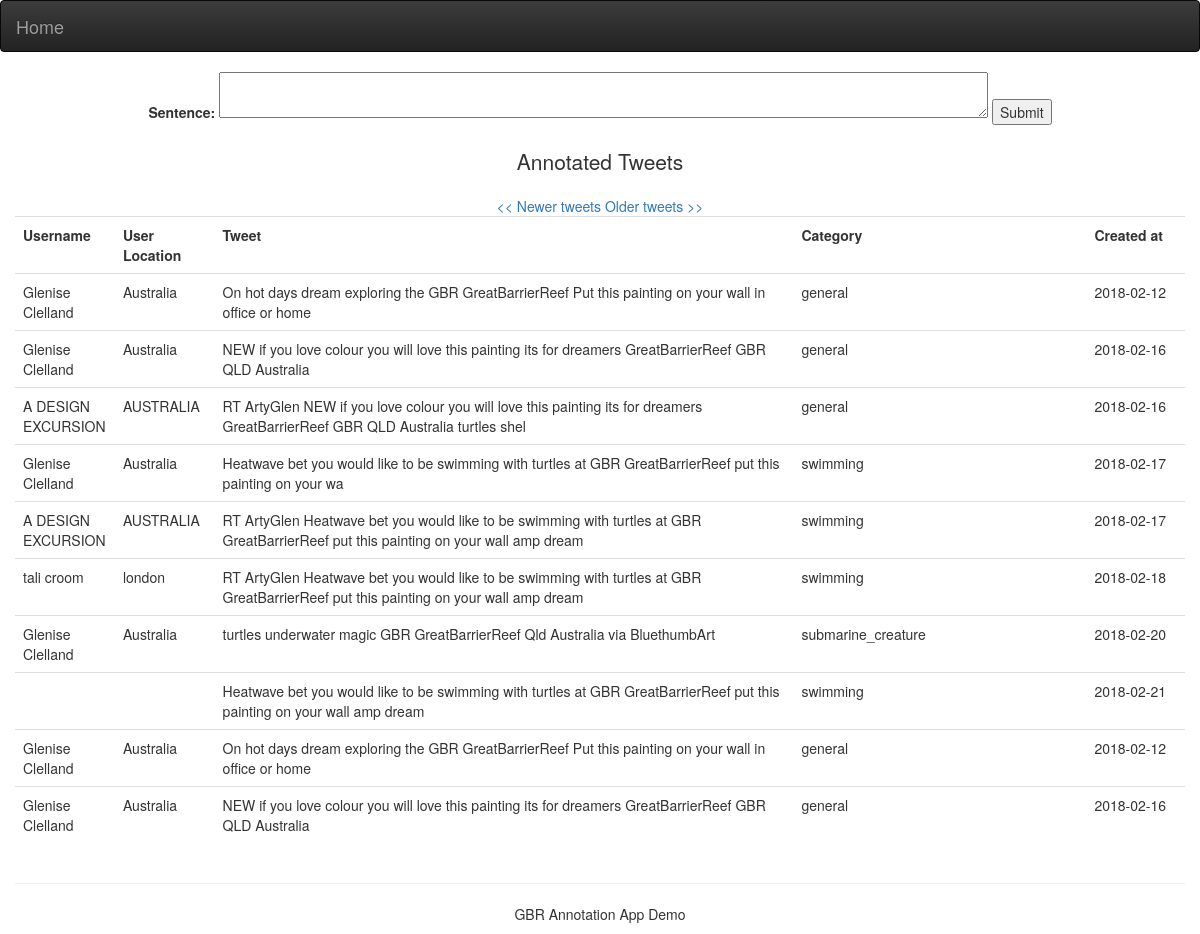
/2, run on the app's committed database.
### models.py (models this page shows)
class Tweet(db.Model):
    __tablename__ = "tweets"
    id = db.Column('id', db.Integer, primary_key=True)
    id_str = db.Column('id_str',db.Unicode)
    user_id = db.Column('user_id', db.Integer, db.ForeignKey('users.id'))
    text = db.Column('text', db.Unicode)
    created_at = db.Column('created_at', db.Date, default=datetime.utcnow)
    verified = db.Column('verified', db.Boolean, default=False)
    category = db.Column('category',db.Unicode)
    users = db.relationship('User', foreign_keys=user_id, backref="tweets")

class User(db.Model):
    __tablename__ = "users"
    id = db.Column('id', db.Integer, primary_key=True)
    name = db.Column('name', db.Unicode)
    screen_name = db.Column('screen_name',db.Unicode)
    created_at = db.Column('created_at',db.Date,default=datetime.utcnow)
    location = db.Column('location',db.Unicode)

### annotation.py (the view)
@app.route('/', methods=['GET', 'POST'])
@app.route('/<int:page>', methods=['GET', 'POST'])
def list_all(page=1):
    form = manual_test()
    tweets = Tweet.query.order_by(Tweet.id.desc()).paginate(page, config.TWEETS_PER_PAGE, error_out=False)
    return render_template(
        'list.html',
        categories=Category.query.all(),
        tweets=tweets,
        form=form
    )

### annotation.py
class ReusableForm(Form):
    sentence = TextAreaField('Sentence:', validators=[validators.required()])

### annotation.py (called while the page is built, shortened)
def manual_test():
    form = ReusableForm(request.form)
    print(form.errors)
    return form

### templates/list.html (shortened to what this page needs)
{% extends 'layout.html' %}
{% from 'macros.html' import icon %}
{% block content %}
    <div class="container" align="center">
        <form class="manual" action="" method="post">
            <div class="input text">
                {{ form.sentence.label }} {{ form.sentence(row='30',cols='100') }}
            </div>
            <div class="input submit">
                <input type="submit" value="Submit"/>
            </div>
        </form>
    </div>
    <div class="row" align="center">
        <div class="col-md-9" id="mytable">
            <h3 class="lead">Annotated Tweets</h3>
            <table id="tweet-table" class="table">
                <tr>
                    <th>Username</th>
                    <th>User Location</th>
                    <th>Tweet</th>
                    <th>Category</th>
                    <th>Created at</th>
                </tr>
                {%- for tweet in tweets.items %}
                    <tr>
                        <td width="100px">{{ tweet.users.name }}</td>
                        <td width="100px">{{ tweet.users.location }}</td>
                        <td width="600px">{{ tweet.text }}</td>
                        <td width="300px">{{ tweet.category }}</td>
                        <td width="100px">{{ tweet.created_at }}</td>
                    </tr>
                {%- endfor %}
                {% if tweets.has_prev %}
                    <a href="{{ url_for('list_all',page=tweets.prev_num) }}">&lt;&lt; Newer tweets </a>
                {% else %}
                    &lt;&lt; Newer tweets
                {% endif %}
                {% if tweets.has_next %}
                    <a href="{{ url_for('list_all',page=tweets.next_num) }}"> Older tweets &gt;&gt;</a>
                {% else %}
                    Older tweets &gt;&gt;
                {% endif %}
            </table>
        </div>
    </div>
{% endblock %}

### templates/layout.html (style rules this page uses)
#mytable { width: 100%; }
div.container { width: 100%; vertical-align: middle; }
form { display: inline-block; }
.input { display: inline; }

### data on the page
Tweet: users.name "Glenise Clelland", users.location "Australia", text "On hot days dream exploring the GBR GreatBarrierReef Put this painting on your wall in office or home", category "general", created_at "2018-02-12"
Tweet: users.name "Glenise Clelland", users.location "Australia", text "NEW if you love colour you will love this painting its for dreamers GreatBarrierReef GBR QLD Australia", category "general", created_at "2018-02-16"
Tweet: users.name "A DESIGN EXCURSION", users.location "AUSTRALIA", text "RT ArtyGlen NEW if you love colour you will love this painting its for dreamers GreatBarrierReef GBR QLD Australia turtles shel", category "general", created_at "2018-02-16"
Tweet: users.name "Glenise Clelland", users.location "Australia", text "Heatwave bet you would like to be swimming with turtles at GBR GreatBarrierReef put this painting on your wa", category "swimming", created_at "2018-02-17"
Tweet: users.name "A DESIGN EXCURSION", users.location "AUSTRALIA", text "RT ArtyGlen Heatwave bet you would like to be swimming with turtles at GBR GreatBarrierReef put this painting on your wall amp dream", category "swimming", created_at "2018-02-17"
Tweet: users.name "tali croom", users.location "london", text "RT ArtyGlen Heatwave bet you would like to be swimming with turtles at GBR GreatBarrierReef put this painting on your wall amp dream", category "swimming", created_at "2018-02-18"
Tweet: users.name "Glenise Clelland", users.location "Australia", text "turtles underwater magic GBR GreatBarrierReef Qld Australia via BluethumbArt", category "submarine_creature", created_at "2018-02-20"
Tweet: text "Heatwave bet you would like to be swimming with turtles at GBR GreatBarrierReef put this painting on your wall amp dream", category "swimming", created_at "2018-02-21"
Tweet: users.name "Glenise Clelland", users.location "Australia", text "On hot days dream exploring the GBR GreatBarrierReef Put this painting on your wall in office or home", category "general", created_at "2018-02-12"
Tweet: users.name "Glenise Clelland", users.location "Australia", text "NEW if you love colour you will love this painting its for dreamers GreatBarrierReef GBR QLD Australia", category "general", created_at "2018-02-16"
